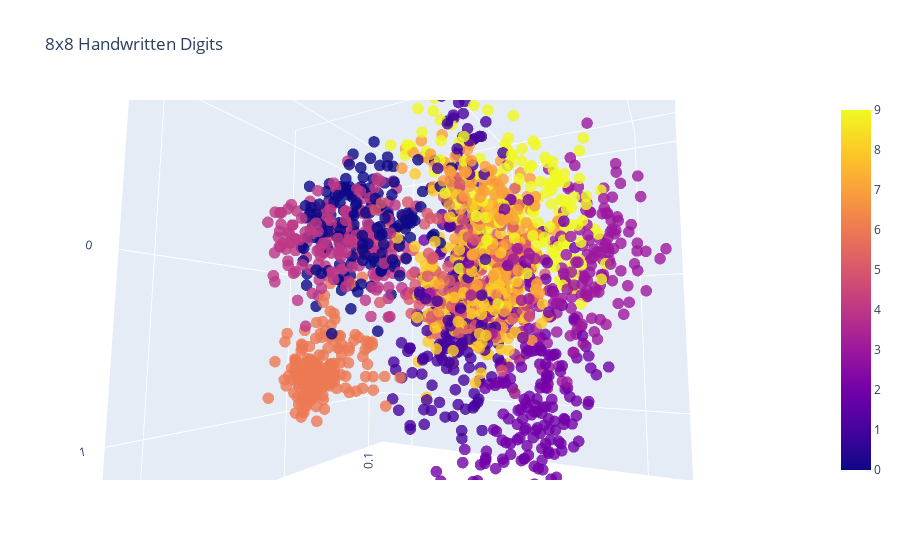

The notebook cell saved with this chart:
### Code cell
W = vs[:,0:3]  # just three dimensions
proj_digits = X @ W
print("proj_digits.shape = ", proj_digits.shape)

# Make the plot, separate them by "z" which is the digit of interest.  
fig = go.Figure(data=[go.Scatter3d(x=proj_digits[:,0], y=proj_digits[:,1], z=proj_digits[:,2],
                mode='markers', marker=dict(size=4, opacity=0.8, color=Y, showscale=True), 
                text=['digit='+str(j) for j in Y] )])
fig.update_layout(title="8x8 Handwritten Digits", xaxis_title="q_1", yaxis_title="q_2", yaxis = dict(scaleanchor = "x",scaleratio = 1) )
fig.show()

### Figure 1 — Plotly figure (JSON) as saved in the notebook; plotly's stock layout.template omitted (floating-point values rounded to 4 significant figures; data arrays with more than 128 entries replaced by an {"elided": "..."} marker saying what was removed)
{"data": [{"marker": {"color": {"elided": "1797 int values"}, "opacity": 0.8, "showscale": true, "size": 4}, "mode": "markers", "text": {"elided": "1797 str values"}, "type": "scatter3d", "x": {"elided": "1797 float values"}, "y": {"elided": "1797 float values"}, "z": {"elided": "1797 float values"}}], "layout": {"autosize": true, "scene": {"aspectmode": "auto", "aspectratio": {"x": 1.034, "y": 0.9475, "z": 1.02}, "camera": {"center": {"x": 0, "y": 0, "z": 0}, "eye": {"x": 0.5038, "y": -0.9977, "z": -0.1071}, "projection": {"type": "perspective"}, "up": {"x": 0, "y": 0, "z": 1}}}, "title": {"text": "8x8 Handwritten Digits"}, "xaxis": {"title": {"text": "q_1"}}, "yaxis": {"scaleanchor": "x", "scaleratio": 1, "title": {"text": "q_2"}}}}
